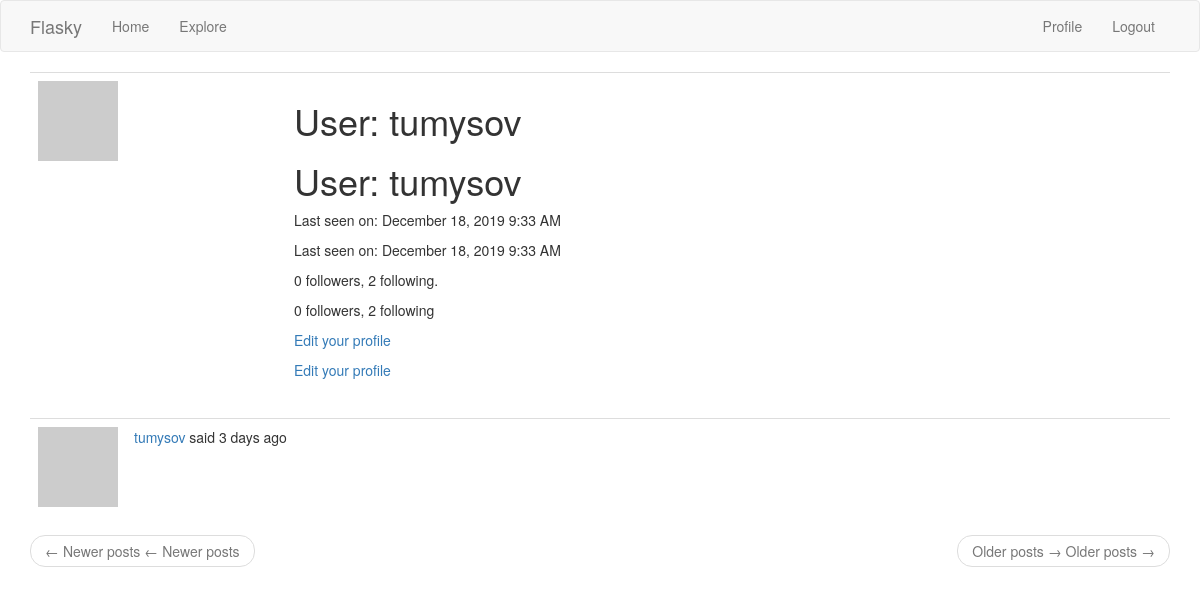
Page /user/tumysov (signed in) on the earlier database version.
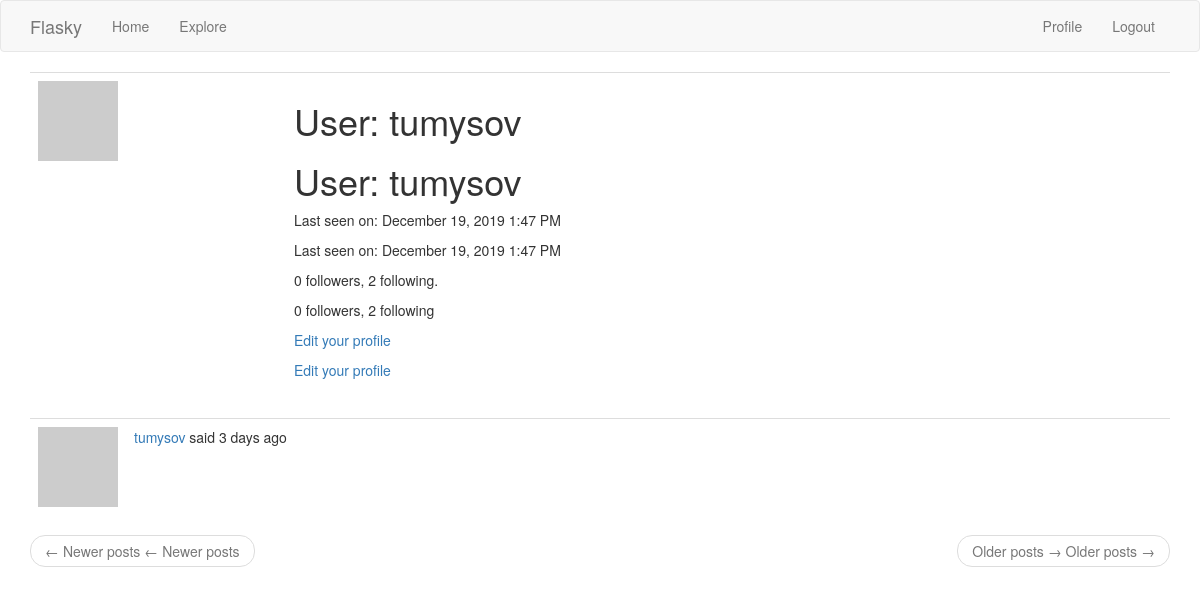
Same page on the later database version.
### app/models.py (models this page shows, shortened)
class User(UserMixin, db.Model):
    id = db.Column(db.Integer, primary_key=True)
    username = db.Column(db.String(64), index=True, unique=True)
    email = db.Column(db.String(120), index=True, unique=True)
    password_hash = db.Column(db.String(128))
    posts = db.relationship('Post', backref='author', lazy='dynamic')
    about_me = db.Column(db.String(140))
    last_seen = db.Column(db.DateTime, default=datetime.utcnow)
    followed = db.relationship(
        'User', secondary=followers,
        primaryjoin=(followers.c.follower_id == id),
        secondaryjoin=(followers.c.followed_id == id),
        backref=db.backref('followers', lazy='dynamic'), lazy='dynamic')
    def avatar(self, size):
        digest = md5(self.email.lower().encode('utf-8')).hexdigest()
        return 'https://www.gravatar.com/avatar/{}?d=identicon&s={}'.format(
            digest, size)

class Post(db.Model):
    id = db.Column(db.Integer, primary_key=True)
    body = db.Column(db.String(140))
    timestamp = db.Column(db.DateTime, index=True, default=datetime.utcnow)
    user_id = db.Column(db.Integer, db.ForeignKey('user.id'))

### app/routes.py (the view)
@app.route('/user/<username>')
@login_required
def user(username):
    user = User.query.filter_by(username=username).first_or_404()
    page = request.args.get('page', 1, type=int)
    posts = user.posts.order_by(Post.timestamp.desc()).paginate(
        page, app.config['POSTS_PER_PAGE'], False)
    next_url = url_for('user', username=user.username, page=posts.next_num) \
        if posts.has_next else None
    prev_url = url_for('user', username=user.username, page=posts.prev_num) \
        if posts.has_prev else None
    return render_template('user.html', user=user, posts=posts.items,
                            next_url=next_url, prev_url=prev_url)

### app/models.py (called while the page is built)
@login.user_loader
def load_user(id):
    return User.query.get(int(id))

### app/routes.py (called while the page is built)
@app.before_request
def before_request():
    if current_user.is_authenticated:
        current_user.last_seen = datetime.utcnow()
        db.session.commit()

### app/templates/user.html (shortened to what this page needs)
{% extends "base.html" %}
{% block app_content %}
    <table class="table table-hover">
        <tr>
            <td width="256px"><img src="{{ user.avatar(256) }}"></td>
            <td>
                <h1>User: {{ user.username }}</h1>
                <h1>{{ _('User') }}: {{ user.username }}</h1>
                {% if user.last_seen %}
                <p>Last seen on: {{ moment(user.last_seen).format('LLL') }}</p>
                <p>{{ _('Last seen on') }}: {{ moment(user.last_seen).format('LLL') }}</p>
                {% endif %}
                <p>{{ user.followers.count() }} followers, {{ user.followed.count() }} following.</p>
                <p>{{ _('%(count)d followers', count=user.followers.count()) }}, {{ _('%(count)d following', count=user.followed.count()) }}</p>
                {% if user == current_user %}
                <p><a href="{{ url_for('edit_profile') }}">Edit your profile</a></p>
                <p><a href="{{ url_for('edit_profile') }}">{{ _('Edit your profile') }}</a></p>
                {% elif not current_user.is_following(user) %}
                <p><a href="{{ url_for('follow', username=user.username) }}">Follow</a></p>
                <p><a href="{{ url_for('follow', username=user.username) }}">{{ _('Follow') }}</a></p>
                {% else %}
                <p><a href="{{ url_for('unfollow', username=user.username) }}">Unfollow</a></p>
                <p><a href="{{ url_for('unfollow', username=user.username) }}">{{ _('Unfollow') }}</a></p>
                {% endif %}
            </td>
        </tr>
    </table>
    {% for post in posts %}
        {% include '_post.html' %}
    {% endfor %}
    <nav aria-label="...">
        <ul class="pager">
            <li class="previous{% if not prev_url %} disabled{% endif %}">
                <a href="{{ prev_url or '#' }}">
                    <span aria-hidden="true">&larr;</span> Newer posts
                    <span aria-hidden="true">&larr;</span> {{ _('Newer posts') }}
                </a>
            </li>
            <li class="next{% if not next_url %} disabled{% endif %}">
                <a href="{{ next_url or '#' }}">
                    Older posts <span aria-hidden="true">&rarr;</span>
                    {{ _('Older posts') }} <span aria-hidden="true">&rarr;</span>
                </a>
            </li>
        </ul>
    </nav>
{% endblock %}

### app/templates/base.html (shortened to what this page needs)
{% extends 'bootstrap/base.html' %}
{% block navbar %}
    <nav class="navbar navbar-default">
        <div class="container">
            <div class="navbar-header">
                <a class="navbar-brand" href="{{ url_for('index') }}">Flasky</a>
            </div>
            <div class="collapse navbar-collapse" id="bs-example-navbar-collapse-1">
                <ul class="nav navbar-nav">
                    <li><a href="{{ url_for('index') }}">{{ _('Home') }}</a></li>
                    <li><a href="{{ url_for('explore') }}">{{ _('Explore') }}</a></li>
                </ul>
                <ul class="nav navbar-nav navbar-right">
                    {% if current_user.is_anonymous %}
                    <li><a href="{{ url_for('login') }}">{{ _('Login') }}</a></li>
                    {% else %}
                    <li><a href="{{ url_for('user', username=current_user.username) }}">{{ _('Profile') }}</a></li>
                    <li><a href="{{ url_for('logout') }}">{{ _('Logout') }}</a></li>
                    {% endif %}
                </ul>
            </div>
        </div>
    </nav>
{% endblock %}
{% block content %}
<div class="container">
    {% block app_content %}{% endblock %}
</div>
{% endblock %}

### app/templates/_post.html (shortened to what this page needs)
    <table class="table table-hover">
        <tr>
            <td width="70px">
                <a href="{{ url_for('user', username=post.author.username) }}">
                    <img src="{{ post.author.avatar(70) }}" />
                </a>
            </td>
            <td>
                {{ _('%(username)s said %(when)s',
                    username=user_link, when=moment(post.timestamp).fromNow()) }}
            </td>
        </tr>
    </table>

Differences in the rows shown:
changed User "tumysov": last_seen "December 18, 2019 9:33 AM" → "December 19, 2019 1:47 PM"
